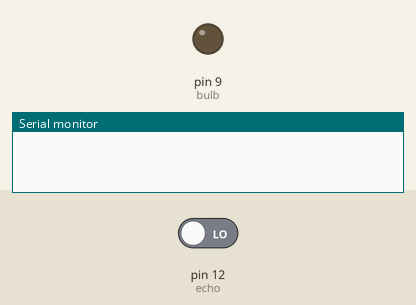
The sketch below on a simulated Arduino Uno, built with avr-gcc and run on an emulated ATmega328P. On the bench: output pins drawn as LEDs (lit = HIGH), the last lines printed to the serial monitor. The inputs (shaded band) are chosen by the test bench; at power-on: pin 12 (echo) LOW. Pins used as bus, display or sensor lines are not drawn.

Above: at 0.1 s.
At 1.1 s:
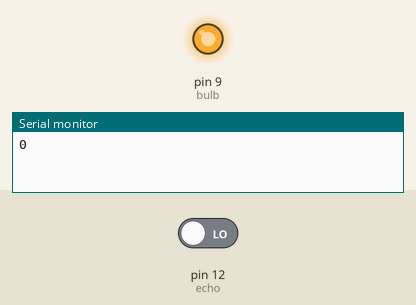
Timing chart, 0 to 2.6 s (numbered marks = the images above):
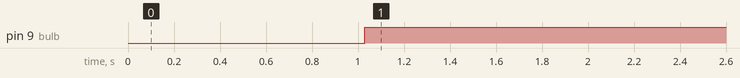

Measured:
- by itself, pin 9 (bulb): LOW → HIGH at 1.0 s

The sketch:

ultrasonic_sensor.ino
```cpp
int trig = 13;
int echo = 12;
int tim;
int dist;
int bulb = 9;
void setup(){
  Serial.begin(9600);
  pinMode(trig,OUTPUT);
  pinMode(echo,INPUT);
  pinMode(bulb,OUTPUT);
}
void loop(){
  digitalWrite(trig,LOW);
  delay(10);
  digitalWrite(trig,HIGH);
  delay(10);
  digitalWrite(trig,LOW);
  tim=pulseIn(echo,HIGH);
  dist=(tim/2)/29;
  Serial.println(dist);
  delay(10);
  if(dist<=5){
  digitalWrite(bulb,HIGH);}
  else {
  digitalWrite(bulb,LOW);}}
```
